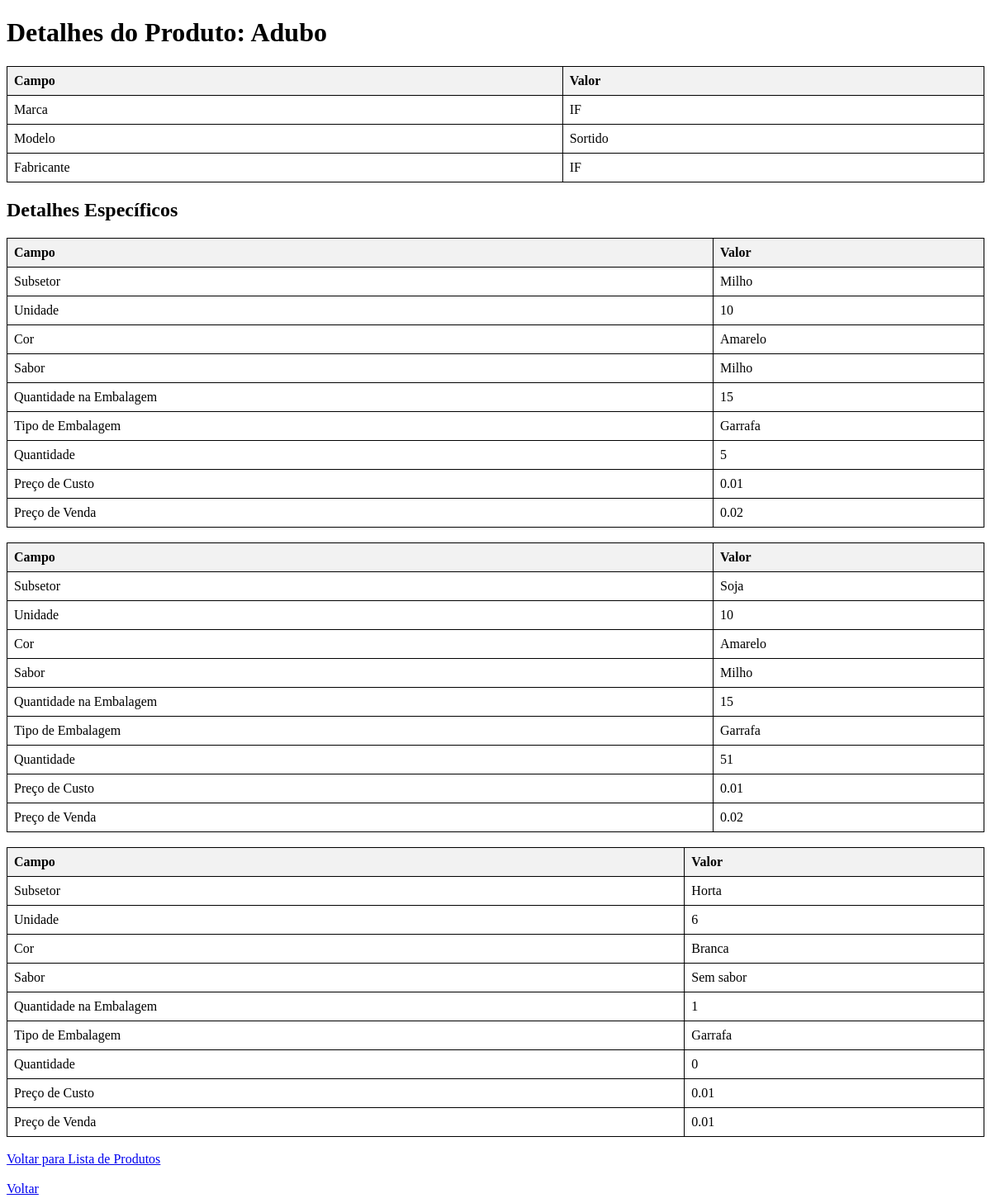
The page /produtos/1/ on the database its author committed.
### app/models.py (models this page shows, shortened)
class Produto(models.Model):
    nome_produto = models.CharField(max_length=100)
    marca = models.ForeignKey(Marca, related_name='produtos', on_delete=models.CASCADE)
    modelo = models.ForeignKey(Modelo, related_name='produtos', on_delete=models.CASCADE)
    fabricante = models.ForeignKey(Fabricante, related_name='produtos', on_delete=models.CASCADE)

class Marca(models.Model):
    nome_marca = models.CharField(max_length=100)

class Modelo(models.Model):
    nome_modelo = models.CharField(max_length=100)

class Fabricante(models.Model):
    nome_fabricante = models.CharField(max_length=100)

class DetalheProduto(models.Model):
    produto = models.ForeignKey(Produto, related_name='detalhes', on_delete=models.CASCADE)
    unidade_produto = models.IntegerField(default=0)
    cor_produto = models.CharField(max_length=100)
    sabor_produto = models.CharField(max_length=100)
    quantidade_embalagem_produto = models.IntegerField(default=0)
    tipo_embalagem_produto = models.ForeignKey(TipoEmbalagem, related_name='produtos', on_delete=models.CASCADE)
    quantidade_produto = models.IntegerField(default=0)
    preco_custo_produto = models.DecimalField(max_digits=10, decimal_places=2)
    preco_venda_produto = models.DecimalField(max_digits=10, decimal_places=2)
    subsetor = models.ForeignKey(Subsector, related_name='produtos', on_delete=models.CASCADE)

class Subsector(models.Model):
    setor = models.ForeignKey(Sector, related_name='sub_setores', on_delete=models.CASCADE)
    nome_sub_setor = models.CharField(max_length=100)
    quantidade = models.IntegerField(default=0)

class TipoEmbalagem(models.Model):
    nome_embalagem = models.CharField(max_length=100)

### app/views.py (the view)
# urls.py: path('produtos/<int:pk>/', views.ProdutoDetailView.as_view(), name='produto-detail'),
class ProdutoDetailView(DetailView):
    model = Produto
    template_name = 'produto_detail.html'

### app/templates/produto_detail.html (shortened to what this page needs)
<!DOCTYPE html>
<html>
<head>
</head>
<body>
    <h1>Detalhes do Produto: {{ object.nome_produto }}</h1>
    <table>
        <tr>
            <th>Campo</th>
            <th>Valor</th>
        </tr>
        <tr>
            <td>Marca</td>
            <td>{{ object.marca.nome_marca }}</td>
        </tr>
        <tr>
            <td>Modelo</td>
            <td>{{ object.modelo.nome_modelo }}</td>
        </tr>
        <tr>
            <td>Fabricante</td>
            <td>{{ object.fabricante.nome_fabricante }}</td>
        </tr>
    </table>
    <h2>Detalhes Específicos</h2>
    {% for detalhe in object.detalhes.all %}
        <table>
            <tr>
                <th>Campo</th>
                <th>Valor</th>
            </tr>
            <tr>
                <td>Subsetor</td>
                <td>{{ detalhe.subsetor.nome_sub_setor }}</td>
            </tr>
            <tr>
                <td>Unidade</td>
                <td>{{ detalhe.unidade_produto }}</td>
            </tr>
            <tr>
                <td>Cor</td>
                <td>{{ detalhe.cor_produto }}</td>
            </tr>
            <tr>
                <td>Sabor</td>
                <td>{{ detalhe.sabor_produto }}</td>
            </tr>
            <tr>
                <td>Quantidade na Embalagem</td>
                <td>{{ detalhe.quantidade_embalagem_produto }}</td>
            </tr>
            <tr>
                <td>Tipo de Embalagem</td>
                <td>{{ detalhe.tipo_embalagem_produto.nome_embalagem }}</td>
            </tr>
            <tr>
                <td>Quantidade</td>
                <td>{{ detalhe.quantidade_produto }}</td>
            </tr>
            <tr>
                <td>Preço de Custo</td>
                <td>{{ detalhe.preco_custo_produto }}</td>
            </tr>
            <tr>
                <td>Preço de Venda</td>
                <td>{{ detalhe.preco_venda_produto }}</td>
            </tr>
        </table>
        <br>
    {% endfor %}
    <a href="{% url 'produto-list' %}">Voltar para Lista de Produtos</a>
    <br> <br>
    <a href="{% url 'home' %}">Voltar</a>
</body>
</html>

### app/templates/produto_detail.html (style rules this page uses)
table { width: 100%; border-collapse: collapse; }
table, th, td { border: 1px solid black; }
th, td { padding: 8px; text-align: left; }
th { background-color: #f2f2f2; }

### rows shown on the page
Produto: nome_produto "Adubo", marca.nome_marca "IF", modelo.nome_modelo "Sortido", fabricante.nome_fabricante "IF"
DetalheProduto: subsetor.nome_sub_setor "Milho", unidade_produto "10", cor_produto "Amarelo", sabor_produto "Milho", quantidade_embalagem_produto "15", tipo_embalagem_produto.nome_embalagem "Garrafa", quantidade_produto "5", preco_custo_produto "0.01", preco_venda_produto "0.02"
DetalheProduto: subsetor.nome_sub_setor "Soja", unidade_produto "10", cor_produto "Amarelo", sabor_produto "Milho", quantidade_embalagem_produto "15", tipo_embalagem_produto.nome_embalagem "Garrafa", quantidade_produto "51", preco_custo_produto "0.01", preco_venda_produto "0.02"
DetalheProduto: subsetor.nome_sub_setor "Horta", unidade_produto "6", cor_produto "Branca", sabor_produto "Sem sabor", quantidade_embalagem_produto "1", tipo_embalagem_produto.nome_embalagem "Garrafa", quantidade_produto "0", preco_custo_produto "0.01", preco_venda_produto "0.01"
